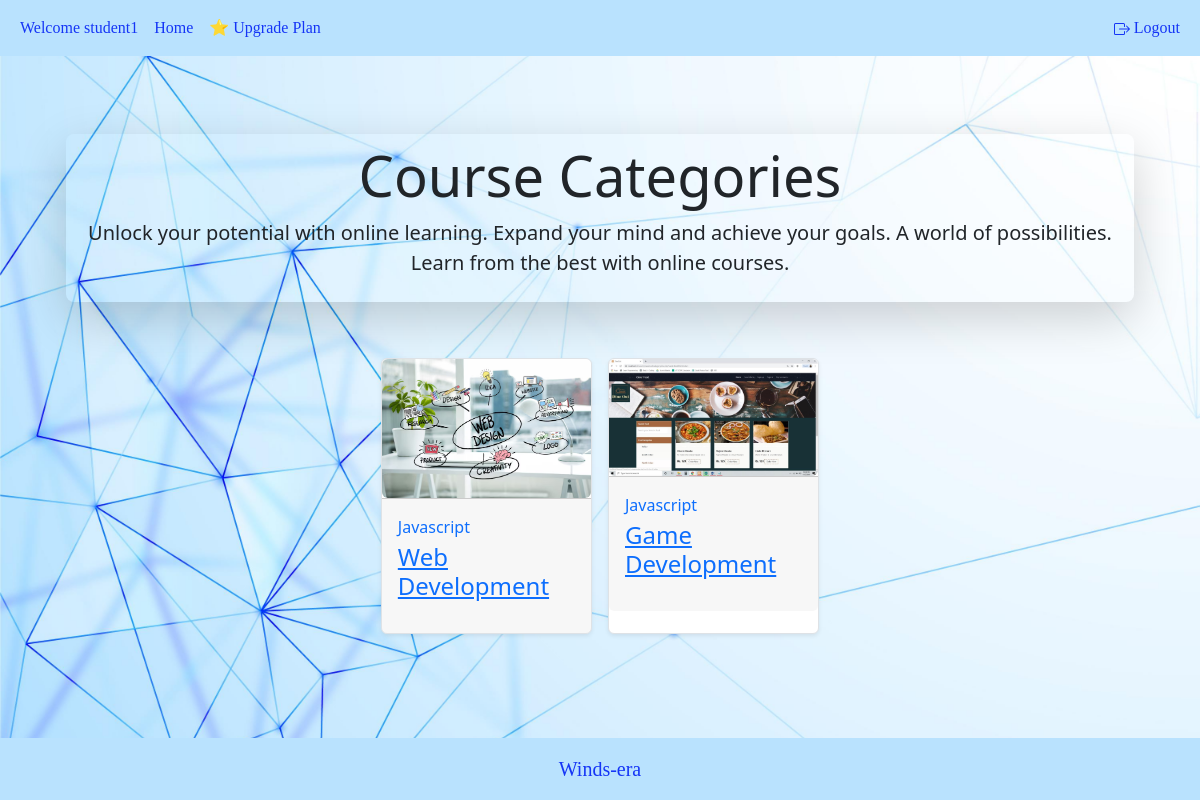
The page /content/home/Javascript/ (signed in) on the database its author committed.
### user_account/models.py (models this page shows, shortened)
class User(AbstractBaseUser):
    username = models.CharField(max_length=20, unique=True)
    date_joined = models.DateTimeField(auto_now_add=True)
    last_login = models.DateTimeField(auto_now=True)
    is_admin = models.BooleanField(default=False)
    is_active = models.BooleanField(default=True)
    is_staff = models.BooleanField(default=False)
    is_superuser = models.BooleanField(default=False)
    user_choices = [
        ('STUDENT', 'Student'),
        ('MENTOR', 'Mentor'),
        ('ADMIN', 'Admin')
    ]
    plan_choices = [
        ('Basic', 'Basic'),
        ('Super', 'Super'),
        ('Pro', 'Pro')
    ]
    email = models.EmailField(max_length=60, unique=True)
    user_role = models.CharField(max_length=10, choices=user_choices)
    plan = models.CharField(max_length=10, choices=plan_choices, default='Basic')
    USERNAME_FIELD = 'username'
    REQUIRED_FIELDS = ['email', 'user_role']
    objects = UserManager()

### course/models.py (models this page shows, shortened)
class Course(models.Model):
    STATUS = (
        ('PUBLISH', 'PUBLISH'),
        ('DRAFT', 'DRAFT'),
    )
    featured_image = models.ImageField(upload_to="featured_img/", blank=True)
    video_file = models.FileField(upload_to='videos/', null=True)
    title = models.CharField(max_length=500)
    created_at = models.DateField(auto_now_add=True)
    category = models.ForeignKey(Catogaries, on_delete=models.DO_NOTHING)
    description = models.TextField()
    zip_file = models.FileField(
        upload_to='zip_folders/', null=True, blank=True, default=None)
    slug = models.SlugField(default='', max_length=500, null=True, blank=True)
    status = models.CharField(choices=STATUS, max_length=100, null=True)
    author = models.CharField(max_length=100, blank=True)

class Catogaries(models.Model):
    name = models.CharField(max_length=200, null=True)
    category_image = models.ImageField(upload_to="course/", blank=True)

### website_content/views.py (the view)
# urls.py: path('<str:name>/', course_detail, name='course_detail'),
@login_required
def course_detail(request, name):
    if request.method == 'POST':
        form = CourseForm(request.POST, request.FILES)
        if form.is_valid():
            course_form = form.save(commit=False)
            course_form.author = request.user.username
            course_form.category = Catogaries.objects.get(name=name)
            slug = re.sub(r'[^\w\s]', '', form.cleaned_data['title']).lower()
            course_form.slug = re.sub(r'\s+', '_', slug)
            form.save()
    else:
        form = CourseForm()
    filtered_courses = Course.objects.filter(
        category=Catogaries.objects.get(name=name))
    context = {
        'filtered_courses': filtered_courses,
        'form': form
    }
    if request.user.user_role == 'STUDENT':
        return render(request, 'courses/filtered_course.html', context)
    else:
        filtered_courses = filtered_courses.filter(
            author=request.user.username)
        context['filtered_courses'] = filtered_courses
        return render(request, 'courses/M_filtered.html', context)

### course/templates/courses/filtered_course.html (shortened to what this page needs)
{% extends 'root.html' %} {% block content %}
<body>
  <div class="container mt-2">
    <div class="m-4 p-2 rounded-3 shadow-lg text-center mt-4">
      <h1 class="display-4">Course Categories</h1>
      <p class="lead">
        Unlock your potential with online learning. Expand your mind and achieve
        your goals. A world of possibilities. Learn from the best with online
        courses.
      </p>
    </div>
  </div>
  <div
    class="m-4 tab-pane fade show active"
    id="pills-all"
    role="tabpanel"
    aria-labelledby="pills-all-tab"
  >
    <div class="mx-n2">
      <div class="row justify-content-center">
        <div
          class="d-flex justify-content-center row row-cols-1 row-cols-sm-2 row-cols-md-3 row-cols-lg-4 row-cols-xl-5 g-3"
        >
          {% for i in filtered_courses %}
          <div class="col pb-4">
            <div class="card h-100 border shadow-sm rounded-lg sk-fade">
              <a
                href="{{ i.slug }}/"
                class="card-img sk-thumbnail img-ratio-1x1"
              >
                <img
                  class="rounded shadow-light-lg img-fluid h-100 w-100"
                  src="{{i.featured_image.url}}"
                  alt="{{i.title}}"
                />
              </a>
              <div class="card-footer py-3 position-relative">
                <a href="{{ i.slug }}/" class="d-block">
                  <span class="mb-1 d-inline-block text-gray-800"
                    >{{i.category.name}}</span
                  >
                </a>
                <div class="position-relative">
                  <a href="{{ i.slug }}/" class="d-block stretched-link">
                    <h4
                      class="line-clamp-2 h-md-48 h-lg-58 me-md-6 me-lg-10 me-xl-4 mb-2"
                    >
                      {{i.title}}
                    </h4>
                  </a>
                </div>
              </div>
            </div>
          </div>
          {% endfor %}
        </div>
      </div>
    </div>
  </div>
</body>
{% endblock %}

### templates/snippets/header.html (shortened to what this page needs)
    <nav class="navbar navbar-expand-sm navbar-dark fixed-top border-bottom-shadow-sm" style="background-color:#B9E2FE">
        {% if request.user.is_authenticated %}
        <div class="container-fluid d-flex">
        <ul class="navbar-nav">
            <li class="nav-item"><a class="nav-link disabled" style="color:#1535F6;font-family: 'Al Bayan';">Welcome {{ request.user.username }}</a></li>
            <li class="nav-item"><a class="nav-link" href={% url 'website_content:home' %} style="color:#1535F6;font-family: 'Al Bayan';"> Home</a></li>
            {% if request.user.user_role == 'STUDENT' %}
              <li class="nav-item"><a class="nav-link" href={% url 'website_content:plan_details' %} style="color:#1535F6;font-family: 'Al Bayan';">⭐ Upgrade Plan</a></li>
              {% elif request.user.user_role == 'MENTOR' %}
              <li class="nav-item"><a class="nav-link" href="{% url 'website_content:access_grades' %}" style="color:#1535F6;font-family: 'Al Bayan';">Student Grades</a></li>
            {% endif %}
        </ul>
        <ul class="navbar-nav">
            <li class="nav-item"><a class="nav-link" href={% url 'user_account:logout' %} style="color:#1535F6;font-family: 'Al Bayan';">
                Logout</a></li>
          </ul>
        </div>
        {% endif %}
      </nav>

### static/css/main.css (style rules this page uses)
html, body { height: 100%; margin: 0; }
body { display: flex; align-items: center; padding-bottom: 5rem; }

### rows shown on the page
User: user.username "student1"
Course: featured_image (picture), category.name "Javascript", title "Web Development"
Course: featured_image (picture), category.name "Javascript", title "Game Development"
